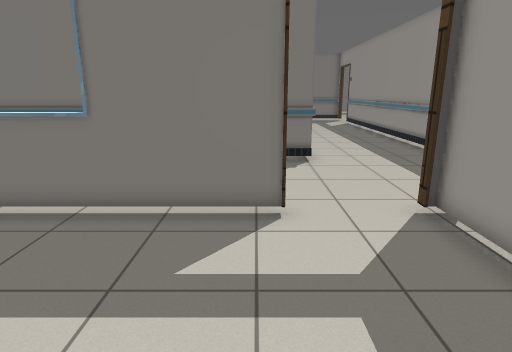
[1] (above)

16 first-person views from a walk through a world built for the Gazebo simulator. The camera is 1.3 m above the floor, tilts 14° down and sees 75° across. The floor is counted in squares, 0.5 m on a side. Each view is taken from the middle of a square. On the plan, view 1 faces up. The plan holds only what a view shows up to about 20 squares ahead; the rest is blank. The place goes on beyond the plan. Simple shapes stand in for some stock models. Some surface patterns are stand-ins.

[2]
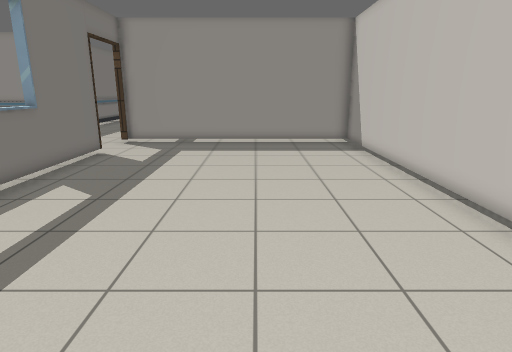

[3]
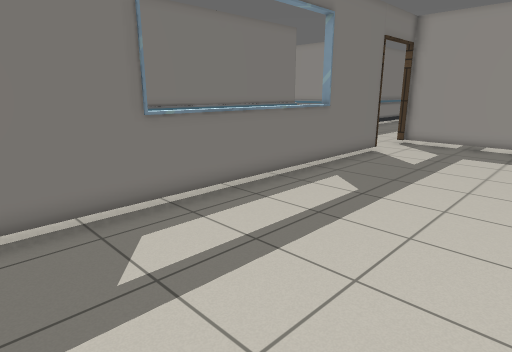

[4]
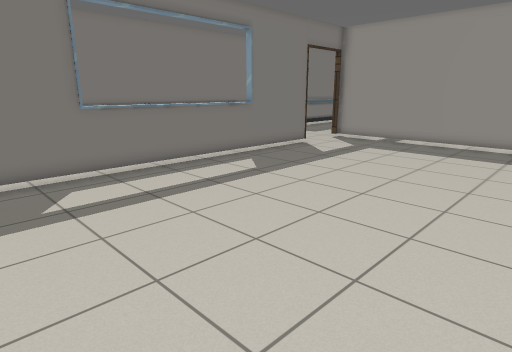

[5]
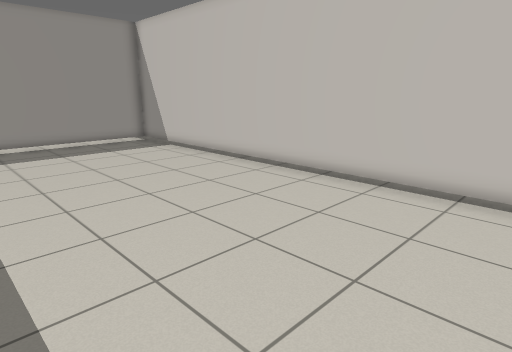

[6]
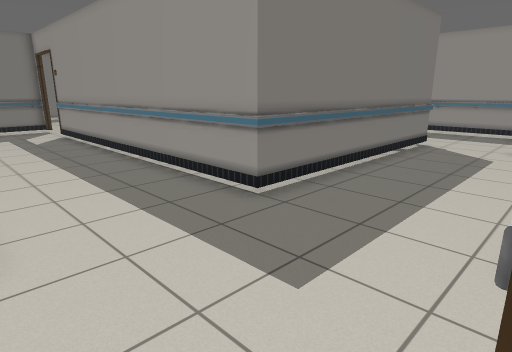

[7]
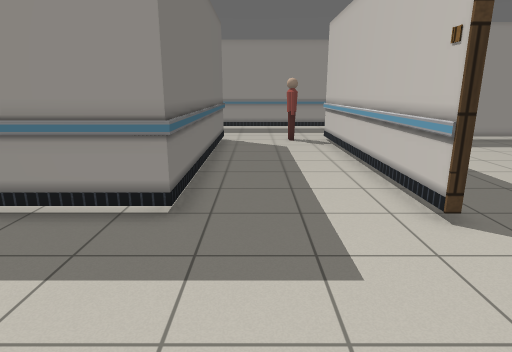

[8]
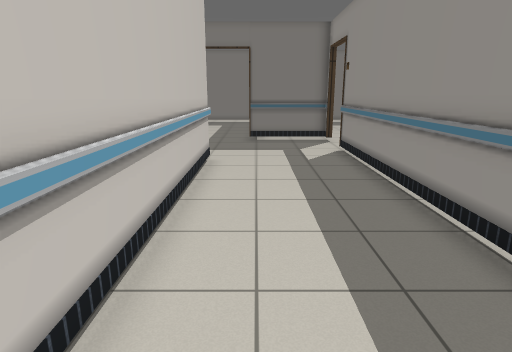

[9]
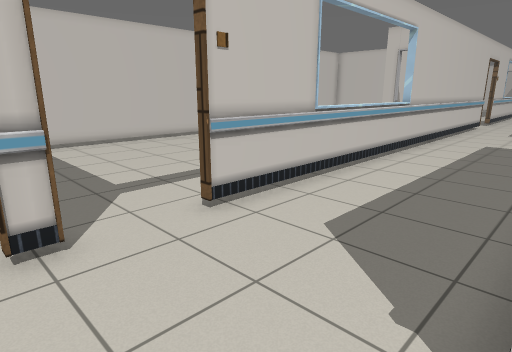

[10]
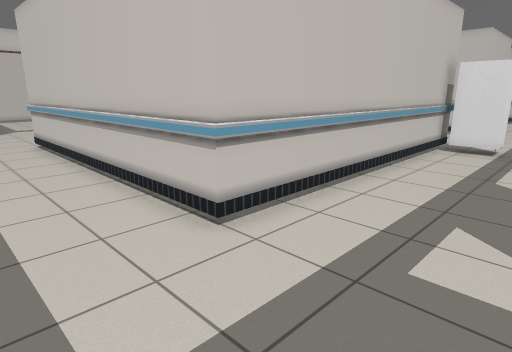

[11]
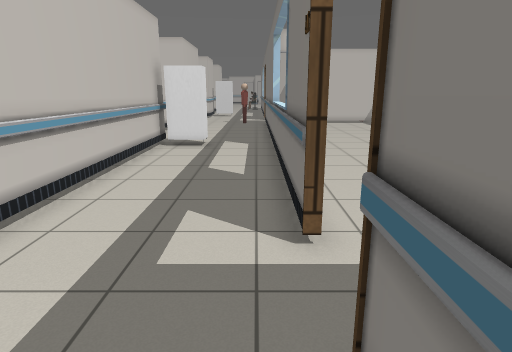

[12]
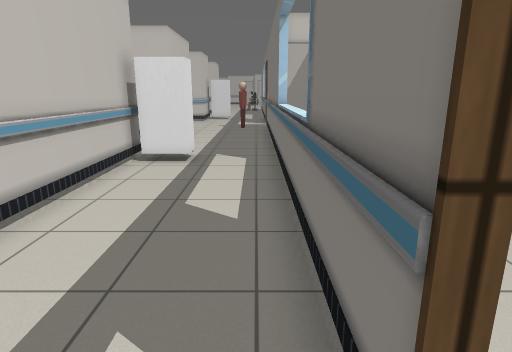

[13]
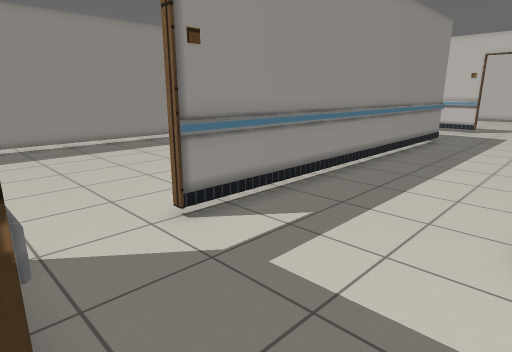

[14]
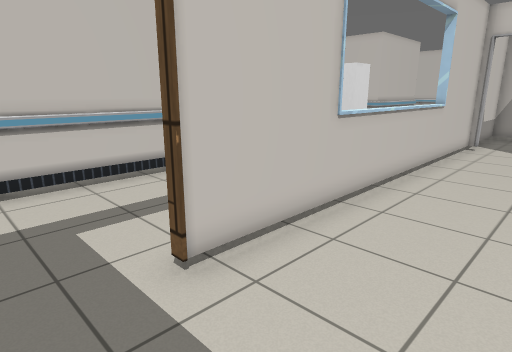

[15]
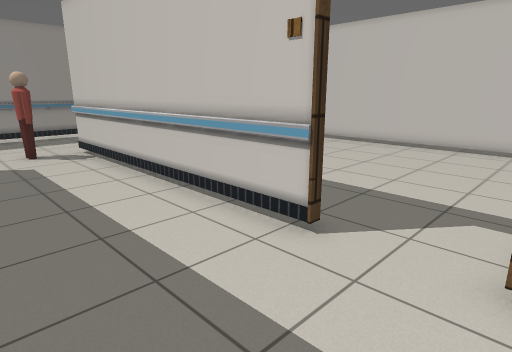

[16]
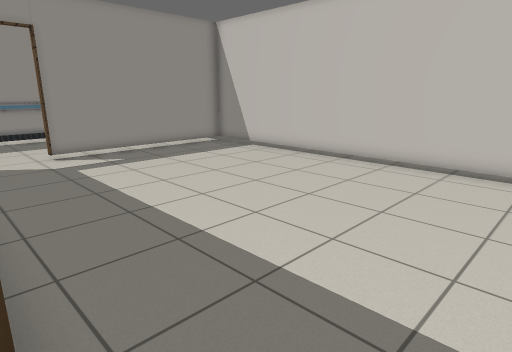

### Floor plan
Key: @ floor where view 1 was taken; # wall or solid block; x gap in a wall; . floor; = window, fence, low wall or low ledge; T thing the floor can be seen under or through; P person; M vending machine.
Columns run from 14 left of view 1 to 20 right of it. Each row starts with its distance up from view 1.
 38 ....
 37 .......    ...   .
 36  ..............
 35 ................
 34 .................. ....
 33 ####=======####...#####
 32 .............................
 31 ..................................#
 30 ..................................#
 29 ..MM..................#...........#
 28  .MM..................# ..........#
 27  .###############.....#   ........#
 26                 #.....#     ......#
 25                 #.....#      .....#
 24                 #.....#        ...#
 23                 #.....#          .#
 22                 #.....#           #
 21                 #.....#
 20                 #.....#
 19                 #.....#
 18                 #.....#
 17                 #.....#
 16                 #.....#
 15                 #.....#
 14                 #.....#
 13     #############.....#############
 12        ............................
 11  ..................................
 10 ...................................
  9 .................................PP
  8 ...................................
  7 ####=======####...#...############x
  6 ..................T.............
  5 ..................T................
  4 ..................T...............#
  3  .................T...............#
  2 ..................T...............#
  1 ..................T...............#
  0 ..............@...T...............#
 -1 ..................T...............#
 -2 ..................T...............#
 -3  .................#...............#
 -4 ..................#...............#
 -5  ################## TTTTTTT########
 -6  ..............     ...............

Where each view was taken, in squares from view 1:
view 1: 0 up, 0 right, facing up
view 2: 0 up, 14 left, facing right
view 3: 0 up, 14 left, facing up-right
view 4: 4 down, 14 left, facing up-right
view 5: 4 up, 14 left, facing down-right
view 6: 7 up, 2 right, facing up-right
view 7: 11 up, 1 right, facing right
view 8: 14 up, 4 right, facing up
view 9: 13 up, 5 right, facing down-left
view 10: 32 up, 6 right, facing down-left
view 11: 32 up, 6 right, facing left
view 12: 32 up, 2 right, facing left
view 13: 33 up, 2 right, facing down-right
view 14: 37 up, 3 right, facing down-left
view 15: 12 up, 4 right, facing down-right
view 16: 7 up, 5 right, facing down-right
